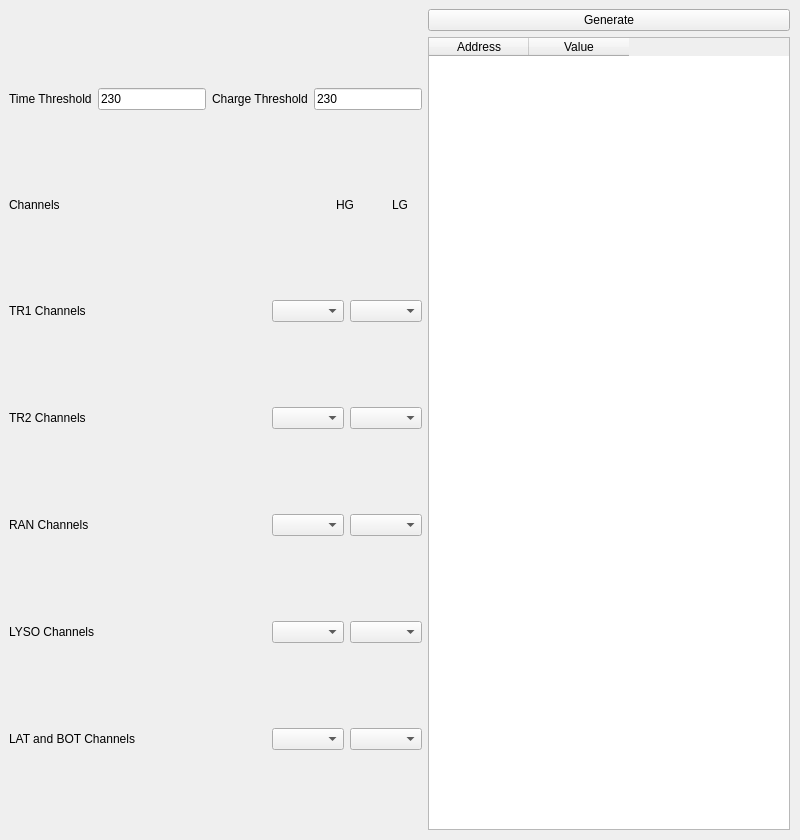
<?xml version="1.0" encoding="UTF-8"?>
<ui version="4.0">
 <class>MainWindow</class>
 <widget class="QMainWindow" name="MainWindow">
  <property name="geometry">
   <rect>
    <x>0</x>
    <y>0</y>
    <width>800</width>
    <height>840</height>
   </rect>
  </property>
  <property name="windowTitle">
   <string>CITIROC Configurator for HEPD-02</string>
  </property>
  <widget class="QWidget" name="centralwidget">
   <widget class="QWidget" name="horizontalLayoutWidget">
    <property name="geometry">
     <rect>
      <x>9</x>
      <y>9</y>
      <width>781</width>
      <height>821</height>
     </rect>
    </property>
    <layout class="QHBoxLayout" name="hLayMain">
     <item>
      <layout class="QVBoxLayout" name="vLayMain">
       <item>
        <layout class="QHBoxLayout" name="hLayThresholds">
         <item>
          <widget class="QLabel" name="lblThrTime">
           <property name="text">
            <string>Time Threshold</string>
           </property>
          </widget>
         </item>
         <item>
          <widget class="QLineEdit" name="txtTimeThr">
           <property name="text">
            <string>230</string>
           </property>
          </widget>
         </item>
         <item>
          <widget class="QLabel" name="lblCharge">
           <property name="text">
            <string>Charge Threshold</string>
           </property>
          </widget>
         </item>
         <item>
          <widget class="QLineEdit" name="txtChargeThr">
           <property name="text">
            <string>230</string>
           </property>
          </widget>
         </item>
        </layout>
       </item>
       <item>
        <layout class="QHBoxLayout" name="hLayTexts">
         <item>
          <widget class="QLabel" name="lblChannels">
           <property name="sizePolicy">
            <sizepolicy hsizetype="Preferred" vsizetype="Fixed">
             <horstretch>0</horstretch>
             <verstretch>0</verstretch>
            </sizepolicy>
           </property>
           <property name="text">
            <string>Channels</string>
           </property>
           <property name="textFormat">
            <enum>Qt::AutoText</enum>
           </property>
          </widget>
         </item>
         <item>
          <spacer name="horizontalSpacer_6">
           <property name="orientation">
            <enum>Qt::Horizontal</enum>
           </property>
           <property name="sizeType">
            <enum>QSizePolicy::Fixed</enum>
           </property>
           <property name="sizeHint" stdset="0">
            <size>
             <width>270</width>
             <height>5</height>
            </size>
           </property>
          </spacer>
         </item>
         <item>
          <widget class="QLabel" name="lblHG">
           <property name="sizePolicy">
            <sizepolicy hsizetype="Preferred" vsizetype="Fixed">
             <horstretch>0</horstretch>
             <verstretch>0</verstretch>
            </sizepolicy>
           </property>
           <property name="text">
            <string>HG</string>
           </property>
          </widget>
         </item>
         <item>
          <spacer name="horizontalSpacer_7">
           <property name="orientation">
            <enum>Qt::Horizontal</enum>
           </property>
           <property name="sizeType">
            <enum>QSizePolicy::Fixed</enum>
           </property>
           <property name="sizeHint" stdset="0">
            <size>
             <width>20</width>
             <height>20</height>
            </size>
           </property>
          </spacer>
         </item>
         <item>
          <widget class="QLabel" name="lblLG">
           <property name="sizePolicy">
            <sizepolicy hsizetype="Preferred" vsizetype="Fixed">
             <horstretch>0</horstretch>
             <verstretch>0</verstretch>
            </sizepolicy>
           </property>
           <property name="text">
            <string>LG</string>
           </property>
          </widget>
         </item>
        </layout>
       </item>
       <item>
        <layout class="QHBoxLayout" name="hLayTR1">
         <item>
          <widget class="QLabel" name="lblTR1">
           <property name="text">
            <string>TR1 Channels</string>
           </property>
          </widget>
         </item>
         <item>
          <spacer name="horizontalSpacer">
           <property name="orientation">
            <enum>Qt::Horizontal</enum>
           </property>
           <property name="sizeHint" stdset="0">
            <size>
             <width>40</width>
             <height>20</height>
            </size>
           </property>
          </spacer>
         </item>
         <item>
          <widget class="QComboBox" name="cmbBoxTR1HG"/>
         </item>
         <item>
          <widget class="QComboBox" name="cmbBoxTR1LG"/>
         </item>
        </layout>
       </item>
       <item>
        <layout class="QHBoxLayout" name="hLayTR2">
         <item>
          <widget class="QLabel" name="lblTR2">
           <property name="text">
            <string>TR2 Channels</string>
           </property>
          </widget>
         </item>
         <item>
          <spacer name="horizontalSpacer_2">
           <property name="orientation">
            <enum>Qt::Horizontal</enum>
           </property>
           <property name="sizeHint" stdset="0">
            <size>
             <width>40</width>
             <height>20</height>
            </size>
           </property>
          </spacer>
         </item>
         <item>
          <widget class="QComboBox" name="cmbBoxTR2HG"/>
         </item>
         <item>
          <widget class="QComboBox" name="cmbBoxTR2LG"/>
         </item>
        </layout>
       </item>
       <item>
        <layout class="QHBoxLayout" name="hLayRAN">
         <item>
          <widget class="QLabel" name="lblRAN">
           <property name="text">
            <string>RAN Channels</string>
           </property>
          </widget>
         </item>
         <item>
          <spacer name="horizontalSpacer_3">
           <property name="orientation">
            <enum>Qt::Horizontal</enum>
           </property>
           <property name="sizeHint" stdset="0">
            <size>
             <width>40</width>
             <height>20</height>
            </size>
           </property>
          </spacer>
         </item>
         <item>
          <widget class="QComboBox" name="cmbBoxRANHG"/>
         </item>
         <item>
          <widget class="QComboBox" name="cmbBoxRANLG"/>
         </item>
        </layout>
       </item>
       <item>
        <layout class="QHBoxLayout" name="hLayLYSO">
         <item>
          <widget class="QLabel" name="lblLYSO">
           <property name="text">
            <string>LYSO Channels</string>
           </property>
          </widget>
         </item>
         <item>
          <spacer name="horizontalSpacer_4">
           <property name="orientation">
            <enum>Qt::Horizontal</enum>
           </property>
           <property name="sizeHint" stdset="0">
            <size>
             <width>40</width>
             <height>20</height>
            </size>
           </property>
          </spacer>
         </item>
         <item>
          <widget class="QComboBox" name="cmbBoxLYSOHG"/>
         </item>
         <item>
          <widget class="QComboBox" name="cmbBoxLYSOLG"/>
         </item>
        </layout>
       </item>
       <item>
        <layout class="QHBoxLayout" name="hLayLATBOT">
         <item>
          <widget class="QLabel" name="lblLATBOT">
           <property name="text">
            <string>LAT and BOT Channels</string>
           </property>
          </widget>
         </item>
         <item>
          <spacer name="horizontalSpacer_5">
           <property name="orientation">
            <enum>Qt::Horizontal</enum>
           </property>
           <property name="sizeHint" stdset="0">
            <size>
             <width>40</width>
             <height>20</height>
            </size>
           </property>
          </spacer>
         </item>
         <item>
          <widget class="QComboBox" name="cmbBoxLATBOTHG"/>
         </item>
         <item>
          <widget class="QComboBox" name="cmbBoxLATBOTLG"/>
         </item>
        </layout>
       </item>
      </layout>
     </item>
     <item>
      <layout class="QVBoxLayout" name="vLayButtons">
       <item>
        <widget class="QPushButton" name="btnGen">
         <property name="text">
          <string>Generate</string>
         </property>
        </widget>
       </item>
       <item>
        <widget class="QTableWidget" name="tblOutput">
         <column>
          <property name="text">
           <string>Address</string>
          </property>
         </column>
         <column>
          <property name="text">
           <string>Value</string>
          </property>
         </column>
        </widget>
       </item>
      </layout>
     </item>
    </layout>
   </widget>
  </widget>
 </widget>
 <resources/>
 <connections/>
</ui>
